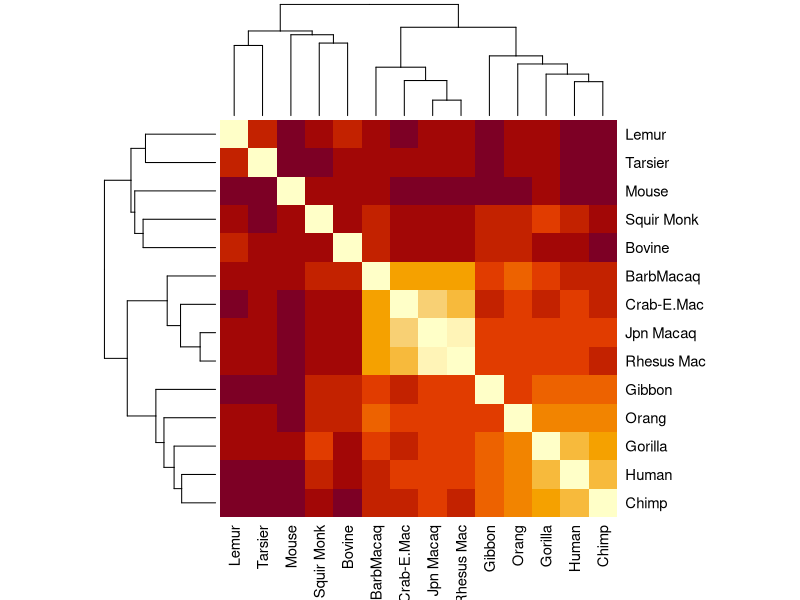
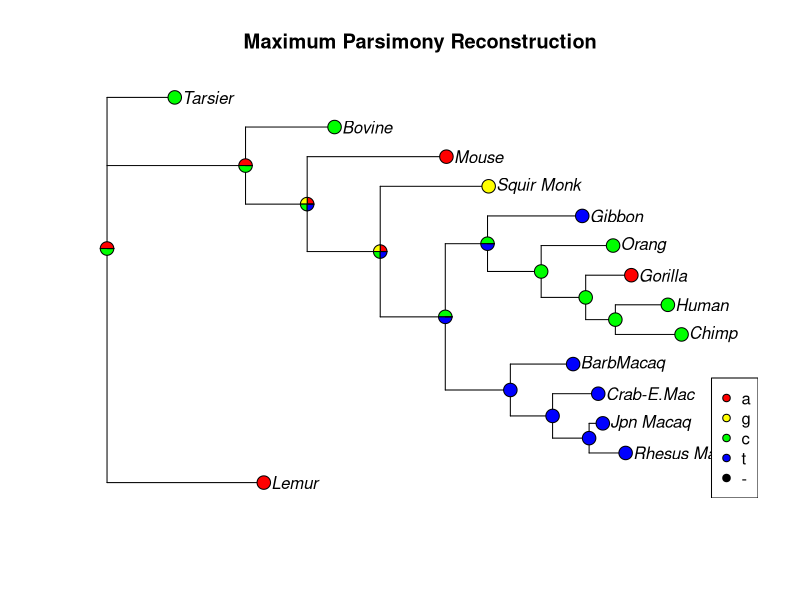
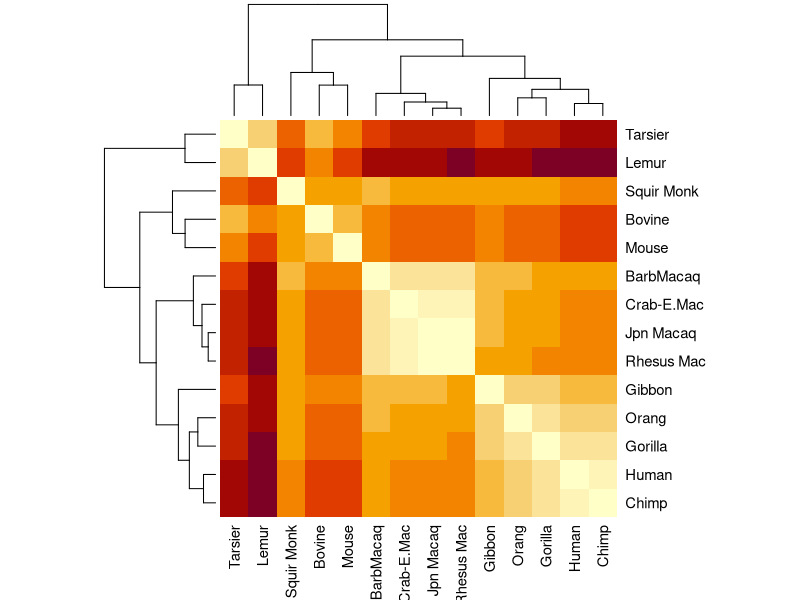
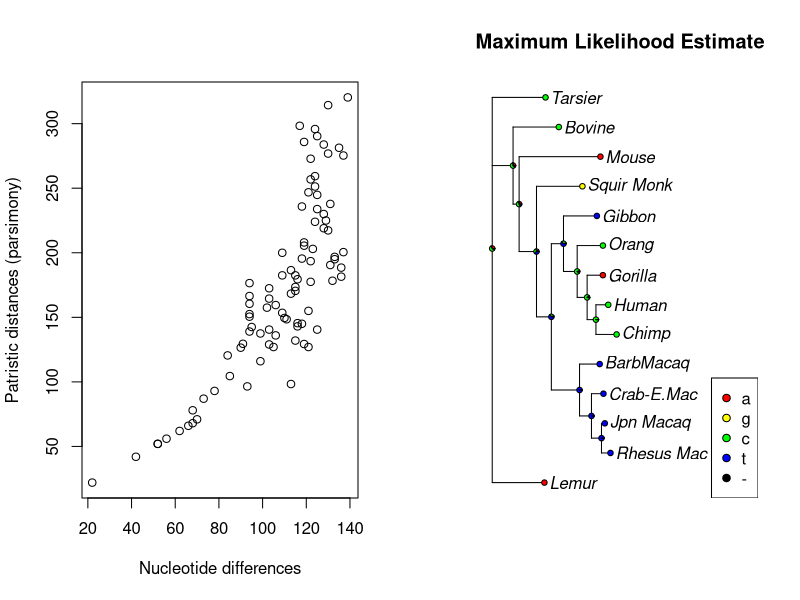
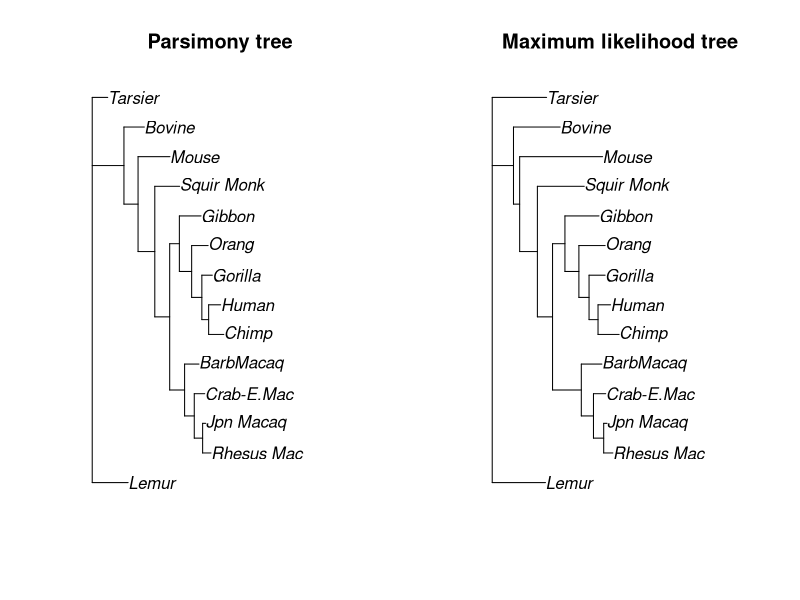
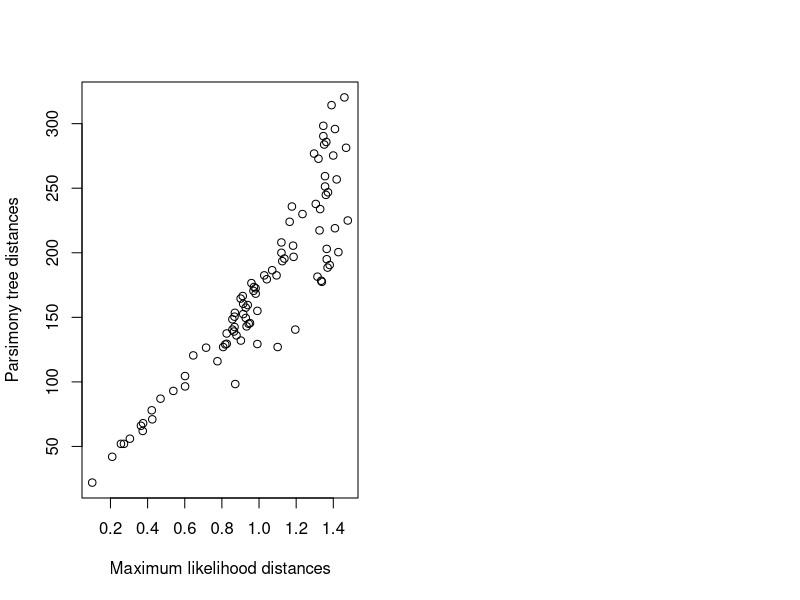

Generate these figures, in order, with R:
## ---- chunk 1
library(phangorn)
library(phytools)
library(ape)
## ---- chunk 2
#Let's load in some primate data:
fdir <- system.file("extdata/trees", package = "phangorn")
primates <- read.phyDat(file.path(fdir, "primates.dna"),
                        format = "interleaved")
## ---- chunk 3
names(primates)
## ---- chunk 4
primates$Mouse
## ---- chunk 5
primates
## ---- chunk 6
c('a','c','t','g')[primates$Mouse]
## ---- chunk 7
primdat <- as.data.frame(primates)
## ---- chunk 8
head(primdat)
## ---- chunk 9
sum(primdat$Mouse != primdat$Human)
## ---- chunk 10
dim(primdat)[1]
## ---- chunk 11
seq_diff_matrix <- matrix(nrow=14,ncol=14)
colnames(seq_diff_matrix) <- names(primates)
rownames(seq_diff_matrix) <- names(primates)

diag(seq_diff_matrix) <- 0

#I will swallow my pride and write a nested for loop (real R pros use the apply family of functions):
for(i in 1:14){
	for(j in i:14){
		seq_diff_matrix[i,j] <- sum( primdat[,i] != primdat[,j] )
	}
}

seq_diff_matrix[lower.tri(seq_diff_matrix)] <- t(seq_diff_matrix)[lower.tri(t(seq_diff_matrix))]

#check to make sure I did this right -- is the matrix equal to its transpose? (i.e. is it symmetric?)
seq_diff_matrix == t(seq_diff_matrix)

#Yes it is -- now plot!
heatmap(seq_diff_matrix, symm=T)

## ---- chunk 12
tree <- pratchet(primates, trace=0) |> acctran(primates) |> makeNodeLabel()
 parsimony(tree, primates)

anc.pars <- anc_pars(tree, primates)

#Let's look at the evolution of site 17 in the sequences:
plotAnc(anc.pars, 17)
title("Maximum Parsimony Reconstruction")
## ---- chunk 13
parsmny_dist_mat <- cophenetic(tree)
## ---- chunk 14
par(mfrow=c(1,2))
heatmap(parsmny_dist_mat,symm=T)
## ---- chunk 15
m1 <- seq_diff_matrix
m2 <- parsmny_dist_mat

m1 <- m1[rownames(m2),colnames(m2)]

m1 <- m1[upper.tri(m1)]
m2 <- m2[upper.tri(m2)]

plot(m1,m2,xlab='Nucleotide differences',ylab='Patristic distances (parsimony)')
## ---- chunk 16
fit <- pml(tree, primates)
fit <- optim.pml(fit, model="F81", control = pml.control(trace=0))


#This will give us also the most likely ancestral states:
anc.ml <- anc_pml(fit)

#Let's look at site 17 in the sequences:
plotAnc(anc.ml, 17)
title("Maximum Likelihood Estimate")
## ---- chunk 17
par(mfrow=c(1,2))

plot(tree, main='Parsimony tree')

plot(anc.ml$tree, main='Maximum likelihood tree')
## ---- chunk 18
mldists <- cophenetic(anc.ml$tree)

c1 <- mldists[upper.tri(mldists)]
c2 <- parsmny_dist_mat[upper.tri(parsmny_dist_mat)]

plot(c1,c2,xlab='Maximum likelihood distances', ylab='Parsimony tree distances')
